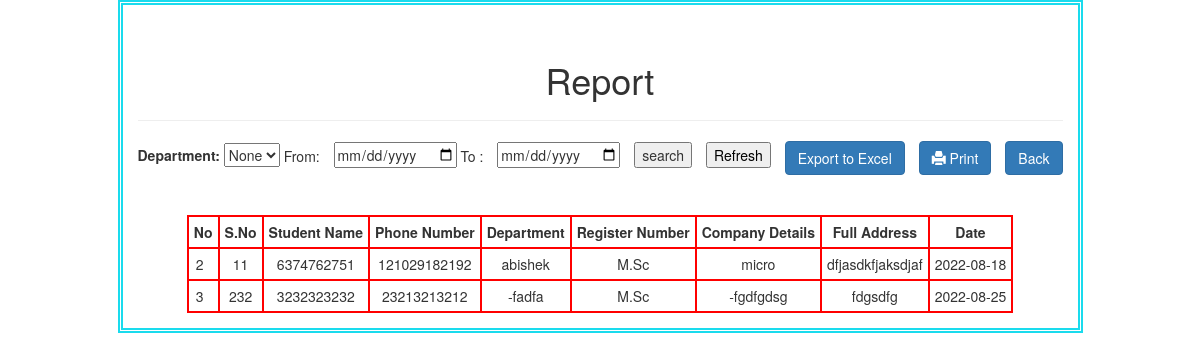
The app's page /place/ (signed in) with its own data.
### authentication/models.py (models this page shows)
class place(models.Model):
    sno                    = models.IntegerField()
    pno                    = models.IntegerField()
    regno                  = models.IntegerField()
    name                   = models.CharField(max_length=120)
    dep                    = models.CharField(max_length=100)
    compdet                = models.CharField(max_length=500)
    fullad                 = models.CharField(max_length=300)
    datee                  = models.CharField(max_length=14)
    fil                    = models.FileField()
    Upload_Photo_file      = models.FileField()
    Attendance             = models.FileField()

### authentication/views.py (the view)
# urls.py: path('place/',views.placerep),
def placerep(request):
    if request.method== 'POST':
        fdate = request.POST['fdate']
        tdate = request.POST['tdate']
        dep = request.POST['dep']
        altt1 = fdate and tdate and dep
        ttt = fdate and tdate
        altt2 = dep
        if bool(altt1):
            need= Conference.objects.raw(' SELECT* FROM authentication_place where dep = "'+dep+'" AND  datee BETWEEN "'+fdate+'" and "'+tdate+'";')
            return render(request,'authentication/placerep.html',{'student':need})
        elif bool(ttt):
            need= Conference.objects.raw(' SELECT* FROM authentication_place where datee BETWEEN "'+fdate+'" and "'+tdate+'";')
            return render(request,'authentication/placerep.html',{'student':need})
        else:
            need= Conference.objects.raw(' SELECT* FROM authentication_place where  dep = "'+dep+'" ')
            return render(request,'authentication/placerep.html',{'student':need})
    else:
        ned= place.objects.raw('select * from authentication_place ORDER BY datee ASC')
        return render(request,'authentication/placerep.html',{'student':ned})

### templates/authentication/placerep.html (shortened to what this page needs)
{% if user.is_lecturer %}
<!DOCTYPE html>
{% load static %}
<html lang="en">
<head>
  <link href="//maxcdn.bootstrapcdn.com/bootstrap/3.3.0/css/bootstrap.min.css" rel="stylesheet" id="bootstrap-css">
<link href="//maxcdn.bootstrapcdn.com/bootstrap/3.3.0/css/bootstrap.min.css" rel="stylesheet" id="bootstrap-css">
{% load static %}
</head>
<body>
  <center>
<div>
  <br>
  <h1> Report</h1>
  <hr>
  <form method="post" enctype="multipart/form-data">
     <label for="">Department:</label>
      <select type="text" id="dep" name="dep">
        <option value="">None</option>
      </select>
 From: <input type="date" name = "fdate" id="fdate">
To : <input type="date" name="tdate" id="tdate">
<input type="submit"  value="search">
 <button type="button" name="home"><a href="/place/"> Refresh </a></button>
 <button  id="export" type="button" class="btn btn-primary"> Export to Excel</button>
 <button class="btn btn-primary hidden-print" onclick="window.print();"><span class="glyphicon glyphicon-print" aria-hidden="true"></span> Print</button>
<button  class="btn btn-primary hidden-print"><a style="color:white;" href="/repts/">Back</a></button>
<br><br>
<br>
  <table id="examble-table" border='3px'>
    <thead>
        <th>No</th>
        <th>S.No</th>
        <th>Student Name</th>
        <th>Phone Number</th>
        <th>Department</th>
        <th>Register Number</th>
        <th>Company Details</th>
        <th>Full Address </th>
        <th>Date</th>
    </thead>
    <tr>
      {% for st in student %}
      <td></td>
      <td><center>{{st.sno    }}</center></td>
      <td><center>{{st.pno    }}</center></td>
      <td><center>{{st.regno  }}</center></td>
      <td><center>{{st.name   }}</center></td>
      <td><center>{{st.dep    }}</center></td>
      <td><center>{{st.compdet}}</center></td>
      <td><center>{{st.fullad }}</center></td>
      <td><center>{{st.datee  }}</center></td>
    </tr>
    {% endfor %}
  </table>
</div>
<br>
</center>
</body>
</html>
{% endif %}

### templates/authentication/placerep.html (style rules this page uses)
h1 { text-align: center; }
div { border: double rgb(26, 219, 237) 5px; display:inline-table; padding: 15px; }
input { margin-left: 10px; }
table,th,tr,td { border: 2px red solid; padding: 5px; }
button,a { text-decoration: none; color: black; }
button { margin-left: 10px; }
table { counter-reset: rowNumber; }
table tr { counter-increment: rowNumber; }
table tr td:first-child::before { content: counter(rowNumber); min-width: 1em; margin-right: 0.5em; }
table,th { text-align: center; }

### records on screen
place: sno "11", pno "6374762751", regno "121029182192", name "abishek", dep "M.Sc", compdet "micro", fullad "dfjasdkfjaksdjaf", datee "2022-08-18"
place: sno "232", pno "3232323232", regno "23213213212", name "-fadfa", dep "M.Sc", compdet "-fgdfgdsg", fullad "fdgsdfg", datee "2022-08-25"
